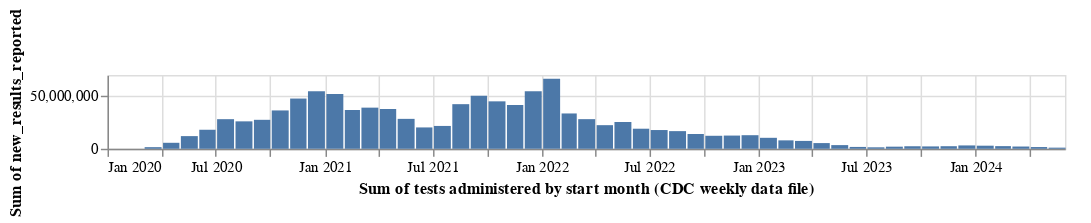

Write notebook code for a chart like this one.
### Code cell
grouped_test_counts = testing_data.groupby(by=["date"])["new_results_reported"].sum().reset_index()
grouped_test_counts_result = testing_data.groupby(by=["date","overall_outcome"])["new_results_reported"].sum().reset_index()


alt.Chart(grouped_test_counts).mark_bar().encode(
    x=alt.X('yearmonth(date):T', 
            title='Sum of tests administered by start month (CDC weekly data file)',
            scale=alt.Scale(domain=['01/01/2020', '05/31/2024'])
           ),
    y=alt.Y('sum(new_results_reported):Q')
).properties(
    width=650,
    height=50,
    title=""
)

### Figure 1 — Vega-Lite specification as saved in the notebook (floating-point values rounded to 4 significant figures; data arrays with more than 128 entries replaced by an {"elided": "..."} marker saying what was removed)
{"config": {"view": {"continuousWidth": 300, "continuousHeight": 300}}, "data": {"name": "data-2810884a5750226d9eadb57cefcc6039"}, "mark": {"type": "bar"}, "encoding": {"x": {"field": "date", "scale": {"domain": ["01/01/2020", "05/31/2024"]}, "timeUnit": "yearmonth", "title": "Sum of tests administered by start month (CDC weekly data file)", "type": "temporal"}, "y": {"aggregate": "sum", "field": "new_results_reported", "type": "quantitative"}}, "height": 50, "title": "", "width": 650, "$schema": "https://vega.github.io/schema/vega-lite/v5.20.1.json", "datasets": {"data-2810884a5750226d9eadb57cefcc6039": {"elided": "1552 records"}}}
